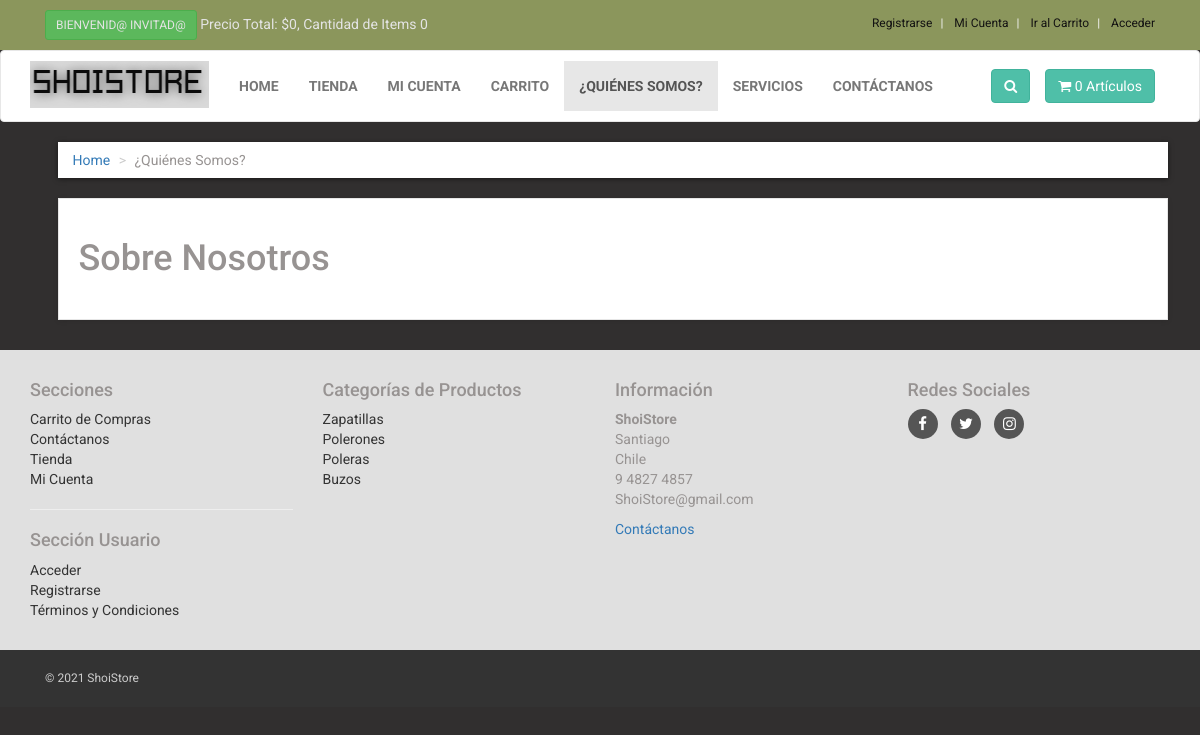
Page /about.php on the committed database.
### tables this page shows
CREATE TABLE `about_us` (
  `about_id` int(10) NOT NULL,
  `about_heading` text NOT NULL,
  `about_short_desc` text NOT NULL,
  `about_desc` text NOT NULL
);

CREATE TABLE `product_categories` (
  `p_cat_id` int(10) NOT NULL,
  `p_cat_title` text NOT NULL,
  `p_cat_top` text NOT NULL,
  `p_cat_image` text NOT NULL
);

### about.php (the view, shortened to what this page needs)
<?php
include("includes/db.php");
include("functions/functions.php");
?>
<!DOCTYPE html>
<html>
<head>
<link href="styles/bootstrap.min.css" rel="stylesheet">
<link href="styles/style.css" rel="stylesheet">
<link href="font-awesome/css/font-awesome.min.css" rel="stylesheet">
</head>
<body>
<div id="top">
<div class="container">
<div class="col-md-6 offer">
<a href="#" class="btn btn-success btn-sm" >
<?php
if(!isset($_SESSION['customer_email'])){
echo "Bienvenid@ Invitad@";
}else{
echo "Bienvenid@ " . $_SESSION['customer_email'] . "";
}
?>
</a>
<a href="#">
Precio Total: <?php total_price(); ?>, Cantidad de Items <?php items(); ?>
</a>
</div>
<div class="col-md-6">
<ul class="menu">
<?php if(!isset($_SESSION['customer_email'])){ ?>
<li>
<a href="customer_register.php"> Registrarse </a>
</li>
<?php
}else{
$customer_email = $_SESSION['customer_email'];
$select_customer = "select * from customers where customer_email='$customer_email'";
$run_customer = mysqli_query($con,$select_customer);
$row_customer = mysqli_fetch_array($run_customer);
$customer_role = $row_customer['customer_role'];
if($customer_role == "customer"){
?>
<li>
<a href="shop.php"> Tienda </a>
</li>
<?php }elseif($customer_role == "vendor"){ ?>
<li>
<a href="vendor_dashboard/index.php"> Vendedor Dashboard </a>
</li>
<?php } } ?>
<li>
<?php
if(!isset($_SESSION['customer_email'])){
echo "<a href='checkout.php' >Mi Cuenta</a>";
}
else{
echo "<a href='customer/my_account.php?my_orders'>Mi Cuenta</a>";
}
?>
</li>
<li>
<a href="cart.php">
Ir al Carrito
</a>
</li>
<li>
<?php
if(!isset($_SESSION['customer_email'])){
echo "<a href='checkout.php'> Acceder </a>";
}else {
echo "<a href='logout.php'> Cerrar Sesión </a>";
}
?>
</li>
</ul>
</div>
</div>
</div>
<div class="navbar navbar-default" id="navbar">
<div class="container" >
<div class="navbar-header">
<a class="navbar-brand home" href="index.php" >
<img src="images/ShoiStoree.png" alt="ShoiStore logo" class="hidden-xs" >
</a>
</div>
<div class="navbar-collapse collapse" id="navigation" >
<div class="padding-nav" >
<ul class="nav navbar-nav navbar-left">
<li>
<a href="index.php"> Home </a>
</li>
<li>
<a href="shop.php"> Tienda </a>
</li>
<li>
<?php
if(!isset($_SESSION['customer_email'])){
echo "<a href='checkout.php' >Mi Cuenta</a>";
}
else{
echo "<a href='customer/my_account.php?my_orders'>Mi Cuenta</a>";
}
?>
</li>
<li>
<a href="cart.php"> Carrito </a>
</li>
<li class="active">
<a href="about.php"> ¿Quiénes Somos? </a>
</li>
<li>
<a href="services.php"> Servicios </a>
</li>
<li>
<a href="contact.php"> Contáctanos </a>
</li>
</ul>
</div>
<a class="btn btn-primary navbar-btn right" href="cart.php">
<i class="fa fa-shopping-cart"></i>
<span> <?php items(); ?> Artículos </span>
</a>
<div class="navbar-collapse collapse right">
<button class="btn navbar-btn btn-primary" type="button" data-toggle="collapse" data-target="#search">
<i class="fa fa-search"></i>
</button>
</div>
</div>
</div>
</div>
<div id="content" >
<div class="container" >
<div class="col-md-12" >
<ul class="breadcrumb" >
<li>
<a href="index.php">Home</a>
</li>
<li>¿Quiénes Somos?</li>
</ul>
</div>
<div class="col-md-12" >
<div class="box" >
<?php
$get_about_us = "select * from about_us";
$run_about_us = mysqli_query($con,$get_about_us);
$row_about_us = mysqli_fetch_array($run_about_us);
$about_heading = $row_about_us['about_heading'];
?>
<h1> <?php echo $about_heading; ?> </h1>
</div>
</div>
</div>
</div>
<?php
include("includes/footer.php");
?>
</body>
</html>

### includes/footer.php (shortened to what this page needs)
<?php
if(isset($include_page) and $include_page == "vendor_store"){
$store_back_url = "../";
}else{
$store_back_url = "";
}
?>
<div id="footer">
<div class="container">
<div class="row" >
<div class="col-md-3 col-sm-6" >
<h4>Secciones</h4>
<ul>
<li><a href="<?php echo $store_back_url; ?>cart.php">Carrito de Compras</a></li>
<li><a href="<?php echo $store_back_url; ?>contact.php">Contáctanos</a></li>
<li><a href="<?php echo $store_back_url; ?>shop.php">Tienda</a></li>
<li>
<?php
if(!isset($_SESSION['customer_email'])){
echo "<a href='$store_back_url" . "checkout.php' >Mi Cuenta</a>";
}
else{
echo "<a href='$store_back_url" . "customer/my_account.php?my_orders'>Mi Cuenta</a>";
}
?>
</li>
</ul>
<hr>
<h4>Sección Usuario</h4>
<ul>
<li>
<?php
if(!isset($_SESSION['customer_email'])){
echo "<a href='$store_back_url" . "checkout.php' >Acceder</a>";
}
else{
echo "<a href='$store_back_url" . "customer/my_account.php?my_orders'>Mi Cuenta</a>";
}
?>
</li>
<li><a href="<?php echo $store_back_url; ?>customer_register.php">Registrarse</a></li>
<li><a href="<?php echo $store_back_url; ?>terms.php">Términos y Condiciones </a></li>
</ul>
</div>
<div class="col-md-3 col-sm-6">
<h4> Categorías de Productos </h4>
<ul>
<?php
$get_p_cats = "select * from product_categories";
$run_p_cats = mysqli_query($con,$get_p_cats);
while($row_p_cats = mysqli_fetch_array($run_p_cats)){
$p_cat_id = $row_p_cats['p_cat_id'];
$p_cat_title = $row_p_cats['p_cat_title'];
echo "<li> <a href='$store_back_url" . "shop.php?p_cat=$p_cat_id'> $p_cat_title </a> </li>";
}
?>
</ul>
</div>
<div class="col-md-3 col-sm-6">
<h4>Información</h4>
<p>
<strong>ShoiStore</strong>
<br>Santiago
<br>Chile
<br>9 4827 4857
<br>ShoiStore@gmail.com
<br>
</p>
<a href="<?php echo $store_back_url; ?>contact.php">Contáctanos</a>
</div>
<div class="col-md-3 col-sm-6">
<h4> Redes Sociales </h4>
<p class="social">
<a href="#"><i class="fa fa-facebook"></i></a>
<a href="#"><i class="fa fa-twitter"></i></a>
<a href="#"><i class="fa fa-instagram"></i></a>
</p>
</div>
</div>
</div>
</div>
<div id="copyright">
<div class="container" >
<div class="col-md-6" >
<p class="pull-left"> &copy; 2021 ShoiStore </p>
</div>
</div>
</div>

### styles/style.css (style rules this page uses)
body { font-family: "Roboto", Helvetica, Arial, sans-serif; font-size: 14px; line-height: 1.42857143; color: #979392; background-color: #312f2f; overflow-x: hidden; }
#top { background: #8b965c; padding: 10px 0; }
#top .offer { color: #fff; }
#top .offer .btn { text-transform: uppercase; }
#top a { color: rgb(228, 228, 228); }
#top ul.menu { padding-top: 5px; margin: 0; text-align: right; font-size: 12px; list-style: none; }
#top ul.menu > li { display: inline-block; }
#top ul.menu > li a { color: #131212; }
#top ul.menu > li + li:before { content: "|\00a0"; padding: 0 5px; color: #f7f7f7; }
.navbar { background:white; }
.navbar-collapse .right { float:right; }
.navbar-brand { float:left; padding: 10px 15px; font-size:18px; line-height:20px; height:70px; }
.navbar ul.nav > li > a { text-transform:uppercase; font-weight:bold; font-size:14px; }
.padding-nav { padding-top:10px; }
.btn-primary { color:rgb(255, 255, 255); background-color:rgb(79, 191, 168); border-color:rgb(65, 179, 156); }
.box { background: #fff; margin: 0 0 30px; border: solid 1px #e6e6e6; box-sizing: border-box; padding:20px; box-shadow: 0 1px 5px rgba(0, 0, 0, 0.1); }
#content { padding-left:25px; }
.breadcrumb { padding: 8px 15px; margin-bottom:20px; background-color: #ffffff; border-radius: 0; box-shadow: 0 1px 5px rgba(0, 0, 0, 0.5); }
.breadcrumb > li + li:before { content: ">\00a0"; color:#cccccc; }
#footer { background: #e0e0e0; padding: 20px 0; }
#footer ul { padding-left: 0; list-style: none; }
#footer ul a { color:#333; padding: 20px 0; }
#footer .social { text-align: left; }
#footer .social a { margin: 0 10px 0 0; color: #fff; display: inline-block; width: 30px; height: 30px; border-radius: 15px; line-height: 30px; font-size: 15px; text-align: center; transition: all 0.2s ease-out; vertical-align: bottom; background-color:#555555; }
#copyright { background:#333; color:#ccc; padding:20px 0; font-size:12px; }
#copyright p { margin: 0; }

### rows in the picture
about_us: about_heading "Sobre Nosotros"
product_categories: p_cat_title "Zapatillas"
product_categories: p_cat_title "Polerones"
product_categories: p_cat_title "Poleras"
product_categories: p_cat_title "Buzos"

### other values in the picture
$total "0"
$count_items "0 0"
